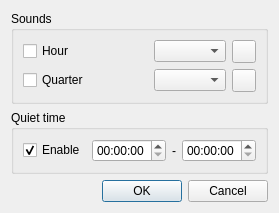
<?xml version="1.0" encoding="UTF-8"?>
<ui version="4.0">
 <class>chime::SettingsDialog</class>
 <widget class="QDialog" name="chime::SettingsDialog">
  <property name="geometry">
   <rect>
    <x>0</x>
    <y>0</y>
    <width>275</width>
    <height>208</height>
   </rect>
  </property>
  <property name="windowTitle">
   <string>Chime Settings</string>
  </property>
  <property name="modal">
   <bool>true</bool>
  </property>
  <layout class="QVBoxLayout" name="dialog_layout">
   <property name="sizeConstraint">
    <enum>QLayout::SetFixedSize</enum>
   </property>
   <item>
    <widget class="QGroupBox" name="sounds_group">
     <property name="title">
      <string>Sounds</string>
     </property>
     <layout class="QGridLayout" name="sounds_layout">
      <item row="0" column="0">
       <widget class="QCheckBox" name="hour_enabled_cb">
        <property name="text">
         <string>Hour</string>
        </property>
       </widget>
      </item>
      <item row="0" column="1">
       <spacer name="hour_spacer">
        <property name="orientation">
         <enum>Qt::Horizontal</enum>
        </property>
        <property name="sizeHint" stdset="0">
         <size>
          <width>40</width>
          <height>20</height>
         </size>
        </property>
       </spacer>
      </item>
      <item row="0" column="2">
       <widget class="QComboBox" name="hour_count_box"/>
      </item>
      <item row="0" column="3">
       <widget class="QToolButton" name="hour_sound_btn">
        <property name="icon">
         <iconset resource="../chime.qrc">
          <normaloff>:/chime/icon.svg</normaloff>:/chime/icon.svg</iconset>
        </property>
       </widget>
      </item>
      <item row="1" column="0">
       <widget class="QCheckBox" name="quarter_enabled_cb">
        <property name="text">
         <string>Quarter</string>
        </property>
       </widget>
      </item>
      <item row="1" column="1">
       <spacer name="quarter_spacer">
        <property name="orientation">
         <enum>Qt::Horizontal</enum>
        </property>
        <property name="sizeHint" stdset="0">
         <size>
          <width>40</width>
          <height>20</height>
         </size>
        </property>
       </spacer>
      </item>
      <item row="1" column="2">
       <widget class="QComboBox" name="quarter_count_box"/>
      </item>
      <item row="1" column="3">
       <widget class="QToolButton" name="quarter_sound_btn">
        <property name="icon">
         <iconset resource="../chime.qrc">
          <normaloff>:/chime/icon.svg</normaloff>:/chime/icon.svg</iconset>
        </property>
       </widget>
      </item>
     </layout>
    </widget>
   </item>
   <item>
    <widget class="QGroupBox" name="quiet_time_group">
     <property name="title">
      <string>Quiet time</string>
     </property>
     <layout class="QHBoxLayout" name="quiet_time_layout">
      <item>
       <widget class="QCheckBox" name="quiet_hours_enabled">
        <property name="text">
         <string>Enable</string>
        </property>
        <property name="checked">
         <bool>true</bool>
        </property>
       </widget>
      </item>
      <item>
       <widget class="QTimeEdit" name="q_time_start"/>
      </item>
      <item>
       <widget class="QLabel" name="label">
        <property name="text">
         <string notr="true">-</string>
        </property>
        <property name="alignment">
         <set>Qt::AlignCenter</set>
        </property>
       </widget>
      </item>
      <item>
       <widget class="QTimeEdit" name="q_time_end"/>
      </item>
     </layout>
    </widget>
   </item>
   <item>
    <widget class="QDialogButtonBox" name="buttonBox">
     <property name="orientation">
      <enum>Qt::Horizontal</enum>
     </property>
     <property name="standardButtons">
      <set>QDialogButtonBox::Cancel|QDialogButtonBox::Ok</set>
     </property>
    </widget>
   </item>
  </layout>
 </widget>
 <resources>
  <include location="../chime.qrc"/>
 </resources>
 <connections>
  <connection>
   <sender>buttonBox</sender>
   <signal>accepted()</signal>
   <receiver>chime::SettingsDialog</receiver>
   <slot>accept()</slot>
   <hints>
    <hint type="sourcelabel">
     <x>248</x>
     <y>209</y>
    </hint>
    <hint type="destinationlabel">
     <x>157</x>
     <y>160</y>
    </hint>
   </hints>
  </connection>
  <connection>
   <sender>buttonBox</sender>
   <signal>rejected()</signal>
   <receiver>chime::SettingsDialog</receiver>
   <slot>reject()</slot>
   <hints>
    <hint type="sourcelabel">
     <x>248</x>
     <y>209</y>
    </hint>
    <hint type="destinationlabel">
     <x>250</x>
     <y>160</y>
    </hint>
   </hints>
  </connection>
  <connection>
   <sender>quiet_hours_enabled</sender>
   <signal>toggled(bool)</signal>
   <receiver>q_time_start</receiver>
   <slot>setEnabled(bool)</slot>
   <hints>
    <hint type="sourcelabel">
     <x>87</x>
     <y>165</y>
    </hint>
    <hint type="destinationlabel">
     <x>154</x>
     <y>167</y>
    </hint>
   </hints>
  </connection>
  <connection>
   <sender>quiet_hours_enabled</sender>
   <signal>toggled(bool)</signal>
   <receiver>q_time_end</receiver>
   <slot>setEnabled(bool)</slot>
   <hints>
    <hint type="sourcelabel">
     <x>87</x>
     <y>165</y>
    </hint>
    <hint type="destinationlabel">
     <x>293</x>
     <y>167</y>
    </hint>
   </hints>
  </connection>
  <connection>
   <sender>quiet_hours_enabled</sender>
   <signal>toggled(bool)</signal>
   <receiver>label</receiver>
   <slot>setEnabled(bool)</slot>
   <hints>
    <hint type="sourcelabel">
     <x>87</x>
     <y>165</y>
    </hint>
    <hint type="destinationlabel">
     <x>196</x>
     <y>167</y>
    </hint>
   </hints>
  </connection>
 </connections>
</ui>
